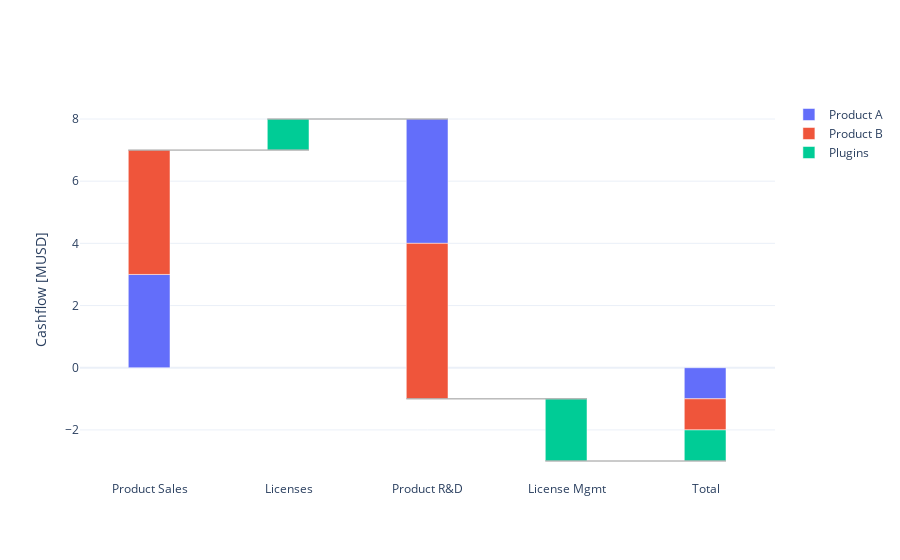

The notebook cell this image was saved under:
### Markdown cell above
The total can also be negative, as long as the sign per `X` value is always the same. I.e. here *Product R&D* is both negative:

### Code cell
df = pd.DataFrame({
    "X": ["Product Sales", "Product Sales", "Licenses", "Product R&D", "Product R&D", "License Mgmt"],
    "Y": [3, 4, 1, -4, -5, -2],
    "category": ["Product A", "Product B", "Plugins", "Product A", "Product B", "Plugins"]
})
fig = Waterfall(df, x="X", y="Y", category="category", total=True).get_fig()
fig.update_yaxes(title="Cashflow [MUSD]")
fig

### Figure 1 — Plotly figure (JSON) as saved in the notebook; plotly's stock layout.template omitted (floating-point values rounded to 4 significant figures)
{"data": [{"base": [0, 7, 8, -1, 0], "name": "Product A", "offset": -0.1525, "offsetgroup": "0", "type": "bar", "width": 0.3, "x": [0, 1, 2, 3, 4], "y": [3, null, -4, null, -1]}, {"base": [3, 7, 4, -1, -1], "name": "Product B", "offset": -0.1525, "offsetgroup": "0", "type": "bar", "width": 0.3, "x": [0, 1, 2, 3, 4], "y": [4, null, -5, null, -1]}, {"base": [7, 7, -1, -1, -2], "name": "Plugins", "offset": -0.1525, "offsetgroup": "0", "type": "bar", "width": 0.3, "x": [0, 1, 2, 3, 4], "y": [null, 1, null, -2, -1]}], "layout": {"shapes": [{"line": {"color": "darkgrey", "width": 0.75}, "x0": -0.1525, "x1": 1.147, "y0": 7, "y1": 7}, {"line": {"color": "darkgrey", "width": 0.75}, "x0": 0.8475, "x1": 2.147, "y0": 8, "y1": 8}, {"line": {"color": "darkgrey", "width": 0.75}, "x0": 1.847, "x1": 3.147, "y0": -1, "y1": -1}, {"line": {"color": "darkgrey", "width": 0.75}, "x0": 2.848, "x1": 4.147, "y0": -3, "y1": -3}], "xaxis": {"tickmode": "array", "ticktext": ["Product Sales", "Licenses", "Product R&D", "License Mgmt", "Total"], "tickvals": [0, 1, 2, 3, 4]}, "yaxis": {"title": {"text": "Cashflow [MUSD]"}}}}
